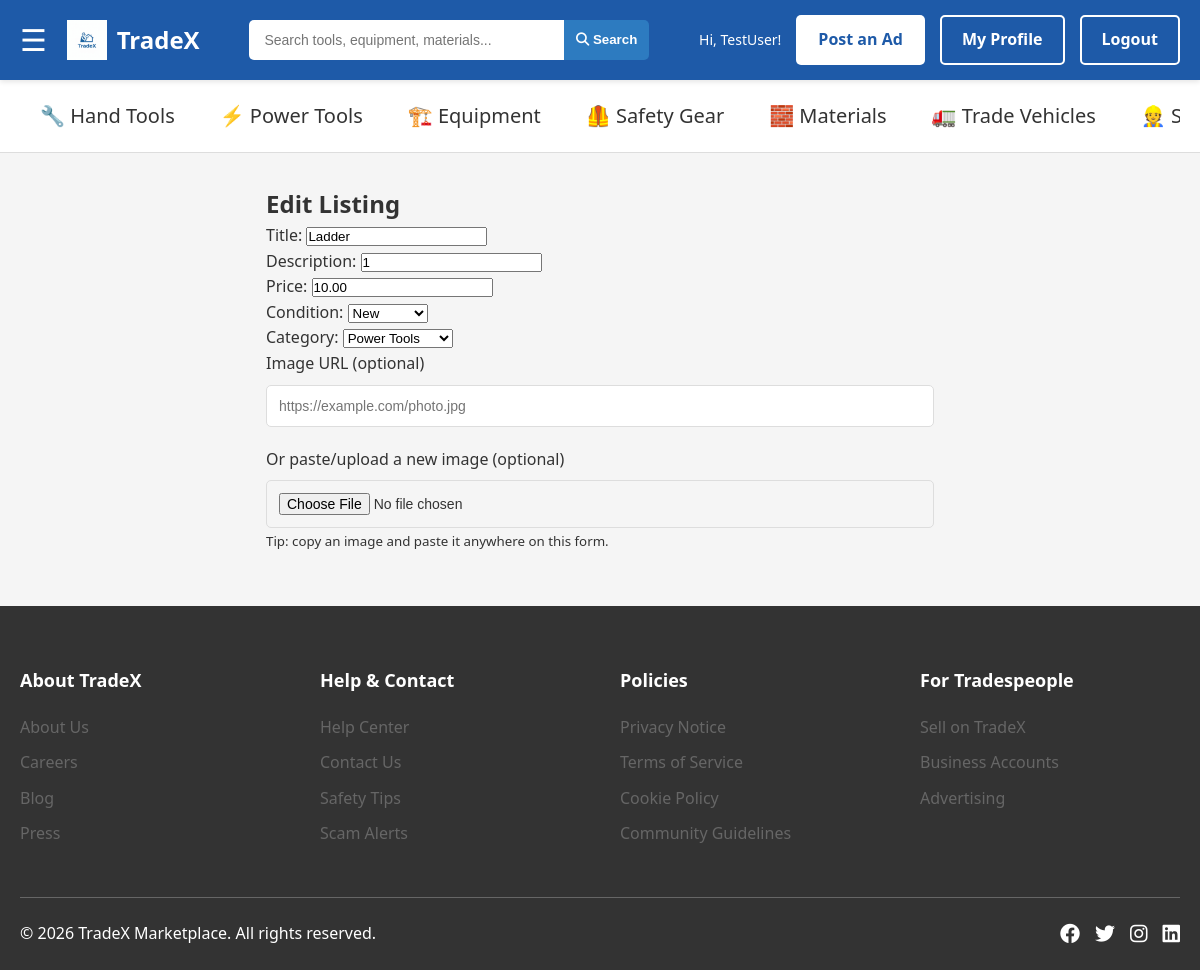
Page /editListing/16/ (signed in) on the earlier database version.
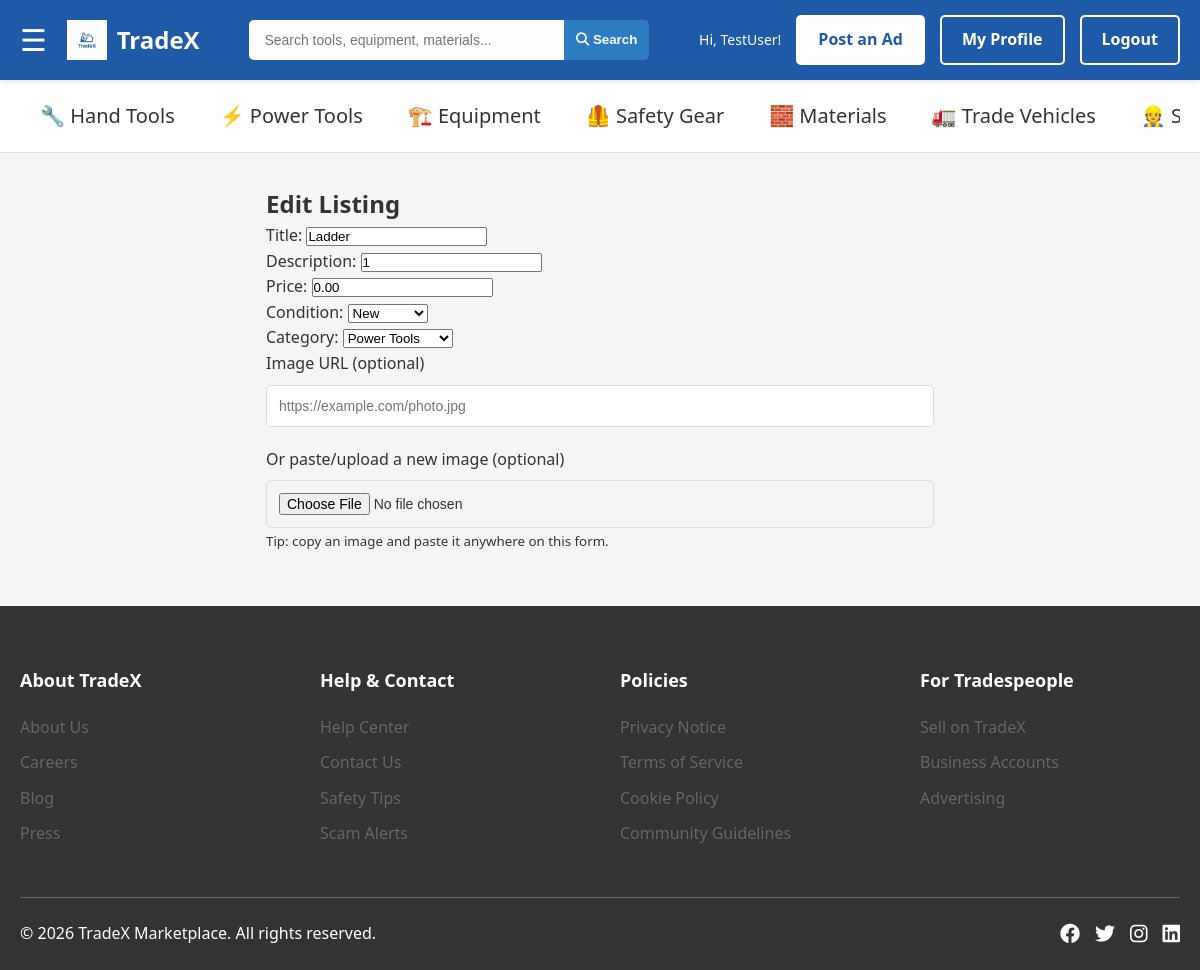
Same page on the later database version.
### myapp/models.py (models this page shows, shortened)
class Listing(models.Model):
    title = models.CharField(max_length=50)
    description = models.CharField(max_length=200)
    price = models.DecimalField(max_digits=20, decimal_places=2)
    createdDate = models.DateTimeField(auto_now_add=True)
    user = models.ForeignKey(User, on_delete=models.CASCADE)
    creditAccount = models.ForeignKey(CreditAccount, on_delete=models.CASCADE)
    location = models.ForeignKey(Location, on_delete=models.CASCADE)
    category = models.ForeignKey('Category', on_delete=models.CASCADE)
    condition = models.CharField(max_length=10, choices=MaterialCondition.choices)
    status = models.CharField(max_length=10, choices=ListingStatus.choices)
    credit_awarded_on_sale = models.BooleanField(default=False)

### myapp/views.py (the view)
# urls.py: path("editListing/<int:listing_id>/", views.edit_listing, name="edit_listing"),
def edit_listing(request, listing_id):
    discover_categories = _discover_categories_queryset()
    profile_user = _get_profile_user(request)
    if not profile_user:
        return redirect("login")
    listing = Listing.objects.filter(id=listing_id, user=profile_user).first()
    if not listing:
        return redirect("profile")
    if request.method == "POST":
        form = CreateListingForm(request.POST, instance=listing)
        form.fields["category"].queryset = discover_categories
        if form.is_valid():
            updated_listing = form.save()
            image_url = request.POST.get("image_url", "").strip()
            if image_url:
                primary_photo = updated_listing.photo_set.filter(isPrimary=True).first()
                if primary_photo:
                    primary_photo.image_url = image_url
                    primary_photo.category = updated_listing.category
                    primary_photo.save(update_fields=["image_url", "category"])
                else:
                    Photo.objects.create(
                        image_url=image_url,
                        listing=updated_listing,
                        category=updated_listing.category,
                        isPrimary=True,
                    )
            return redirect("profile")
    else:
        form = CreateListingForm(instance=listing)
        form.fields["category"].queryset = discover_categories
    primary_photo = listing.photo_set.filter(isPrimary=True).first()
    return render(
        request,
        "listings/edit_listing.html",
        {
            **get_nav_context(request),
            "form": form,
            "listing": listing,
            "image_url": primary_photo.image_url if primary_photo else "",
        },
    )

### myapp/forms.py
class CreateListingForm(forms.ModelForm):
    def __init__(self, *args, **kwargs):
        super().__init__(*args, **kwargs)
        self.fields["category"].queryset = self.fields["category"].queryset.order_by("name")
    class Meta:
        model = Listing
        fields = ["title", "description", "price", "condition", "category"]

### myapp/models.py (called while the page is built)
    def __str__(self):
        return f"{self.name}"

### myapp/views.py (called while the page is built)
def _discover_categories_queryset(with_counts=False):
    for category_name in DISCOVER_CATEGORY_NAMES:
        Category.objects.get_or_create(name=category_name)
    custom_order = Case(
        *[When(name=name, then=position) for position, name in enumerate(DISCOVER_CATEGORY_NAMES)],
        output_field=IntegerField(),
    )
    queryset = Category.objects.filter(name__in=DISCOVER_CATEGORY_NAMES).annotate(sort_order=custom_order)
    if with_counts:
        queryset = queryset.annotate(listing_count=Count("listing"))
    return queryset.order_by("sort_order")

### myapp/templates/listings/edit_listing.html (shortened to what the changed rows need)
{% load static %}
<!DOCTYPE html>
<html lang="en">
<head>
    <link rel="stylesheet" href="{% static 'home/home.css' %}">
    <link rel="stylesheet" href="{% static 'styles/styles.css' %}">
    <link rel="stylesheet" href="https://cdnjs.cloudflare.com/ajax/libs/font-awesome/6.4.0/css/all.min.css">
</head>
<body>
    <main class="main-div" style="padding:2rem 1rem;max-width:700px;margin:0 auto;">
        <div class="register-container">
            <div class="inner-div">
                <h2>Edit Listing</h2>
                <form method="POST" id="listing-form">
                    <p>{{ form.title.label_tag }} {{ form.title }}</p>
                    <p>{{ form.description.label_tag }} {{ form.description }}</p>
                    <p>{{ form.price.label_tag }} {{ form.price }}</p>
                    <p>{{ form.condition.label_tag }} {{ form.condition }}</p>
                    <p>{{ form.category.label_tag }} {{ form.category }}</p>
                </form>
            </div>
        </div>
    </main>
</body>
</html>
</html>

Differences in the rows shown:
changed Listing "Ladder": price "10.00" → "0.00"
